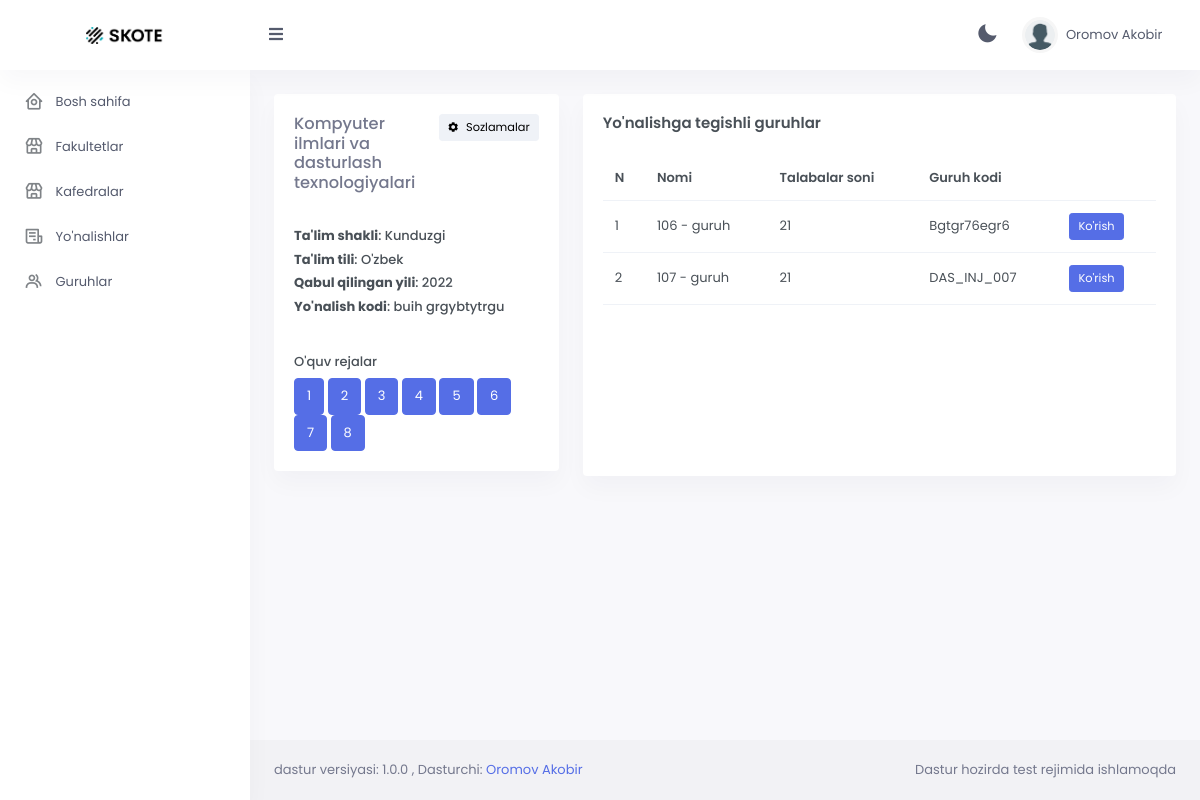
The page /department/direction/detail/1 (signed in) on the database its author committed.
### accounts/models.py (models this page shows, shortened)
class User(AbstractUser):
    phone_number = models.CharField(max_length=30, default='')
    father_name = models.CharField(max_length=100, default='')
    image = models.ImageField(null=True, blank=True)
    class Meta:
        verbose_name = 'User'
        verbose_name_plural = '1. Userlar'

### curriculum/models.py (models this page shows, shortened)
class Direction(models.Model):
    LANGUAGE_CHOICES = (
        ("O'zbek", "O'zbek"),
        ("Rus", "Rus"),
        ("Boshqa", "Boshqa")
    )
    STUDY_FORM_CHOICES = (
        ("Kunduzgi", "Kunduzgi"),
        ("Kechki", "Kechki"),
        ("Sirtqi", "Sirtqi"),
    )
    name = models.CharField(max_length=150, verbose_name='Yo\'nalish nomi')
    faculty = models.ForeignKey(Faculty, on_delete=models.CASCADE, verbose_name='Fakulteti')
    code = models.CharField(max_length=30,null=True, blank=True, verbose_name='Yo\'nalish kodi')
    language = models.CharField(max_length=10, choices=LANGUAGE_CHOICES, verbose_name="Ta'lim tili")
    study_form = models.CharField(max_length=15,choices=STUDY_FORM_CHOICES, verbose_name="Ta'lim shakli")
    year = models.IntegerField(verbose_name='Qabul qilingan yili')
    @property
    def max_semestr(self):
        if self.study_form == "Kunduzgi":
            return 8
        elif self.study_form == "Kechki":
            return 9
        else:
            return 10
    class Meta:
        verbose_name = 'Yo\'nalish'
        verbose_name_plural = '4. Barcha yo\'nalishlar'

class SmallGroup(models.Model):
    number = models.IntegerField(default=0, verbose_name="Guruh raqami")
    direction = models.ForeignKey(Direction, on_delete=models.CASCADE, verbose_name="Yo'nalishi")
    code = models.CharField(max_length=50, verbose_name="Guruh kodi")
    sum_students = models.IntegerField(default=0)
    DONE = "O'qishni tamomlagan"
    @property
    def semestr(self):
        month = timezone.now().month
        difference = timezone.now().year - self.direction.year
        _semestr = [2*difference+1 if month>=9 and month<=1 else 2*difference][0]
        if _semestr > self.direction.max_semestr:
            return SmallGroup.DONE
        return _semestr
    @property
    def course(self):
        if self.semestr == SmallGroup.DONE:
            return SmallGroup.DONE
        return [self.semestr // 2 if self.semestr % 2 == 0 else self.semestr // 2 + 1][0]
    @property
    def name(self):
        if self.course == SmallGroup.DONE:
            return f'{1000 + self.number}'[1:] + f'-guruh ({[self.direction.year+4 if self.direction.max_semestr==8 else self.direction.year+4][0]}-bitiruvchilari)'
        return f'{self.course*100 + self.number} - guruh'
    class Meta:
        verbose_name = 'Guruh'
        verbose_name_plural = '5. Guruhlar'

### department/decorators.py (the view)
    def wrapper_func(request: WSGIRequest, *args, **kwargs):
        user = request.user
        if not request.user.is_authenticated:
            raise Http404
        try:
            employee = DepartmentEmployee.objects.get(user_id=request.user.pk)
            employee.user.groups.get(name=DEPARTMENT.name)
        except:
            raise Http404
        return func(request, *args, **kwargs)

### curriculum/models.py (called while the page is built)
    def __str__(self) -> str:
        return self.name

### curriculum/templatetags/utils.py (called while the page is built)
def counter(number):
    return list(range(1, number+1))

### department/views/directions.py (called while the page is built)
@login_required(login_url='login')
@security_decorator
def detail_direction(request: WSGIRequest, pk):
    object = get_object_or_404(Direction, pk=pk)
    create_group_form = SmallGroupForm()
    form = DirectionForm(instance=object)
    groups = SmallGroup.objects.filter(direction_id=object.id)
    return render(request, 'department/direction/detail.html', {
        'object': object,
        'data': groups,
        'form': form,
        'create_group_form': create_group_form,
    })

### templates/department/direction/detail.html (shortened to what this page needs)
{% extends 'department/base.html' %}
{% load utils %}
{% block content %}
<div class="row">
    <div class="col-xl-4">
        <div class="card">
            <div class="card-body">
                <div class="d-flex">
                    <div class="flex-grow-1">
                        <div class="d-flex">
                            <div class="flex-grow-1">
                                <div class="text-muted">
                                    <h5 class="mb-1">{{object.name}}</h5>
                                </div>
                            </div>
                            <div class="flex-shrink-0 dropdown ms-2">
                                <button class="btn btn-light btn-sm" type="button" data-bs-toggle="dropdown" aria-haspopup="true" aria-expanded="false">
                                    <i class="bx bxs-cog align-middle me-1"></i> Sozlamalar
                                </button>
                            </div>
                        </div>
                        <div class="row">
                            <div class="col-12">
                                <h6><strong>Ta'lim shakli</strong>: {{object.study_form}}</h6>
                            </div>
                            <div class="col-12">
                                <h6>
                                    <strong>Ta'lim tili</strong>: {{object.language}}
                                </h6>
                            </div>
                            <div class="col-12">
                                <h6>
                                    <strong>Qabul qilingan yili</strong>: {{object.year}}
                                </h6>
                            </div>
                            <div class="col-12">
                                <h6>
                                    <strong>Yo'nalish kodi</strong>: {{object.code}}
                                </h6>
                            </div>
                        </div>
                        <h6>O'quv rejalar</h6>
                        <div>
                            {% for i in object.max_semestr|counter %}
                            <a href="{% url 'd_plan_init' object.pk i %}" class="btn btn-primary">{{i}}</a>
                            {% endfor %}
                        </div>
                    </div>
                </div>
            </div>
        </div>
    </div>
    <div class="col-xl-8">
        <div class="card">
            <div class="card-body">
                <div class="d-flex align-items-start">
                    <div class="me-2">
                        <h5 class="card-title mb-4"> Yo'nalishga tegishli guruhlar  </h5>
                    </div>
                </div>
                <div class="table-responsive" style="min-height: 300px;">
                    <table class="table align-middle table-nowrap mb-0">
                        <tbody>
                        <tr>
                            <th>N</th>
                            <th scope="col">Nomi</th>
                            <th scope="col">Talabalar soni</th>
                            <th scope="col">Guruh kodi</th>
                            <th scope="col"></th>
                          </tr>
                        </tbody>
                        <tbody>
                            {% for i in data %}
                            <tr>
                                <td>{{forloop.counter}}</td>
                                <td>
                                    {{i.name}}
                                </td>
                                <td> {{i.sum_students}} </td>
                                <td> {{i.code}} </td>
                                <td>
                                    <a href="{% url 'd_detail_group' i.pk %}" class="btn btn-primary btn-sm">Ko'rish</a>
                                </td>
                            </tr>
                            {% endfor %}
                        </tbody>
                    </table>
                </div>
            </div>
        </div>
    </div>
</div>
{% endblock %}

### templates/department/base.html (shortened to what this page needs)
<!doctype html>
{% load static %}
<html lang="en">
<head>
    <link href="{% static 'skote/assets/css/bootstrap.min.css' %}" id="bootstrap-style" rel="stylesheet"
        type="text/css" />
    <link href="{% static 'skote/assets/css/icons.min.css' %}" rel="stylesheet" type="text/css" />
    <link href="{% static 'skote/assets/css/app.min.css' %}" id="app-style" rel="stylesheet" type="text/css" />
</head>
<body data-sidebar="dark" data-layout-mode="dark">
        <div id="layout-wrapper">
            <header id="page-topbar">
                <div class="navbar-header">
                    <div class="d-flex">
                        <div class="navbar-brand-box">
                            <a href="#" class="logo logo-dark" style="pointer-events: none;">
                                <span class="logo-lg">
                                    <img src="{% static 'skote/assets/images/logo-dark.png' %}" alt="" height="17">
                                </span>
                            </a>
                        </div>
                        <button type="button" class="btn btn-sm px-3 font-size-16 header-item waves-effect"
                            id="vertical-menu-btn">
                            <i class="fa fa-fw fa-bars"></i>
                        </button>
                    </div>
                    <div class="d-flex">
                        <div class="dropdown d-inline-block">
                            <button type="button" class="btn header-item noti-icon waves-effect" data-bs-toggle="dark-mode">
                                <i class='bx bxs-moon' id="icon_dark_mode"></i>
                            </button>
                        </div>
                        <div class="dropdown d-inline-block">
                            <button type="button" class="btn header-item waves-effect" id="page-header-user-dropdown"
                                data-bs-toggle="dropdown" aria-haspopup="true" aria-expanded="false">
                                <img class="rounded-circle header-profile-user"
                                    src="{% static 'skote/assets/images/users/avatar_default.png' %}"
                                    alt="Header Avatar">
                                <span class="d-none d-xl-inline-block ms-1" key="t-henry"> {{user.last_name}} {{user.first_name}} </span>
                                <i class="mdi mdi-chevron-down d-none d-xl-inline-block"></i>
                            </button>
                        </div>
                    </div>
                </div>
            </header>
            <div class="vertical-menu">
                <div data-simplebar class="h-100">
                    <div id="sidebar-menu">
                        <ul class="metismenu list-unstyled" id="side-menu">
                            <li>
                                <a href="#" >
                                    <i class="bx bx-home-circle"></i>
                                    <span key="t-dashboards"> Bosh sahifa </span>
                                </a>
                            </li>
                            <li>
                                <a href="{% url 'd_faculty_all' %}">
                                    <i class="bx bx-store"></i>
                                    <span key="t-dashboards">Fakultetlar</span>
                                </a>
                            </li>
                            <li>
                                <a href="{% url 'd_all_cafedra' %}">
                                    <i class="bx bx-store"></i>
                                    <span key="t-dashboards">Kafedralar</span>
                                </a>
                            </li>
                            <li>
                                <a href="{% url 'd_all_direction' %}">
                                    <i class="bx bx-receipt"></i>
                                    <span key="t-dashboards">Yo'nalishlar</span>
                                </a>
                            </li>
                            <li>
                                <a href="{% url 'd_groups_all' %}">
                                    <i class="bx bx-group"></i>
                                    <span key="t-dashboards">Guruhlar</span>
                                </a>
                            </li>
                        </ul>
                    </div>
                </div>
            </div>
            <div class="main-content">
                <div class="page-content">
                    <div class="container-fluid">
                        {% block content %}{% endblock %}
                    </div>
                </div>
                <footer class="footer">
                    <div class="container-fluid">
                        <div class="row">
                            <div class="col-sm-6"> dastur versiyasi: 1.0.0 , Dasturchi: <a href="#">Oromov Akobir</a></div>
                            <div class="col-sm-6"><div class="text-sm-end d-none d-sm-block"> Dastur hozirda test rejimida ishlamoqda </div></div>
                        </div>
                    </div>
                </footer>
            </div>
        </div>
    </body>
</html>

### rows shown on the page
User: last_name "Oromov", first_name "Akobir"
Direction: name "Kompyuter ilmlari va dasturlash texnologiyalari", study_form "Kunduzgi", language "O'zbek", year "2022", code "buih grgybtytrgu"
SmallGroup: name "106 - guruh", sum_students "21", code "Bgtgr76egr6"
SmallGroup: name "107 - guruh", sum_students "21", code "DAS_INJ_007"

### other values the page prints
{{ i }} "1" "2" "3" "4" "5" "6" "7" "8"
